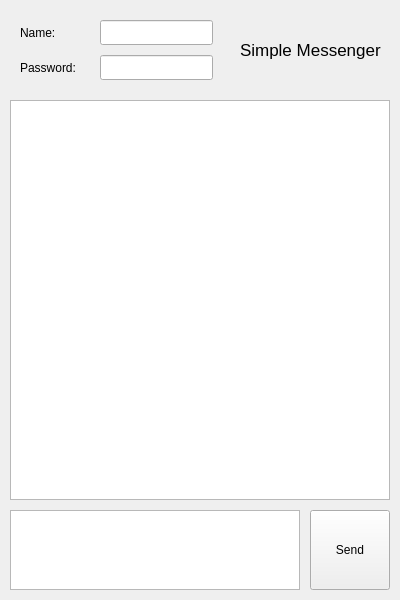
<?xml version="1.0" encoding="UTF-8"?>
<ui version="4.0">
 <class>MainWindow</class>
 <widget class="QMainWindow" name="MainWindow">
  <property name="geometry">
   <rect>
    <x>0</x>
    <y>0</y>
    <width>400</width>
    <height>600</height>
   </rect>
  </property>
  <property name="maximumSize">
   <size>
    <width>400</width>
    <height>600</height>
   </size>
  </property>
  <property name="windowTitle">
   <string>Simple Messenger</string>
  </property>
  <widget class="QWidget" name="centralwidget">
   <widget class="QTextEdit" name="textEdit">
    <property name="geometry">
     <rect>
      <x>10</x>
      <y>510</y>
      <width>290</width>
      <height>80</height>
     </rect>
    </property>
   </widget>
   <widget class="QPushButton" name="pushButton">
    <property name="geometry">
     <rect>
      <x>310</x>
      <y>510</y>
      <width>80</width>
      <height>80</height>
     </rect>
    </property>
    <property name="cursor">
     <cursorShape>PointingHandCursor</cursorShape>
    </property>
    <property name="text">
     <string>Send</string>
    </property>
   </widget>
   <widget class="QLineEdit" name="lineEdit">
    <property name="geometry">
     <rect>
      <x>100</x>
      <y>55</y>
      <width>113</width>
      <height>25</height>
     </rect>
    </property>
   </widget>
   <widget class="QLineEdit" name="lineEdit_2">
    <property name="geometry">
     <rect>
      <x>100</x>
      <y>20</y>
      <width>113</width>
      <height>25</height>
     </rect>
    </property>
   </widget>
   <widget class="QLabel" name="label">
    <property name="geometry">
     <rect>
      <x>20</x>
      <y>20</y>
      <width>75</width>
      <height>25</height>
     </rect>
    </property>
    <property name="text">
     <string>Name:</string>
    </property>
   </widget>
   <widget class="QLabel" name="label_2">
    <property name="geometry">
     <rect>
      <x>20</x>
      <y>55</y>
      <width>75</width>
      <height>25</height>
     </rect>
    </property>
    <property name="text">
     <string>Password:</string>
    </property>
   </widget>
   <widget class="QTextBrowser" name="textBrowser">
    <property name="geometry">
     <rect>
      <x>10</x>
      <y>100</y>
      <width>380</width>
      <height>400</height>
     </rect>
    </property>
   </widget>
   <widget class="QLabel" name="label_3">
    <property name="geometry">
     <rect>
      <x>240</x>
      <y>30</y>
      <width>150</width>
      <height>40</height>
     </rect>
    </property>
    <property name="font">
     <font>
      <pointsize>13</pointsize>
     </font>
    </property>
    <property name="text">
     <string>Simple Messenger</string>
    </property>
   </widget>
  </widget>
 </widget>
 <resources/>
 <connections/>
</ui>
